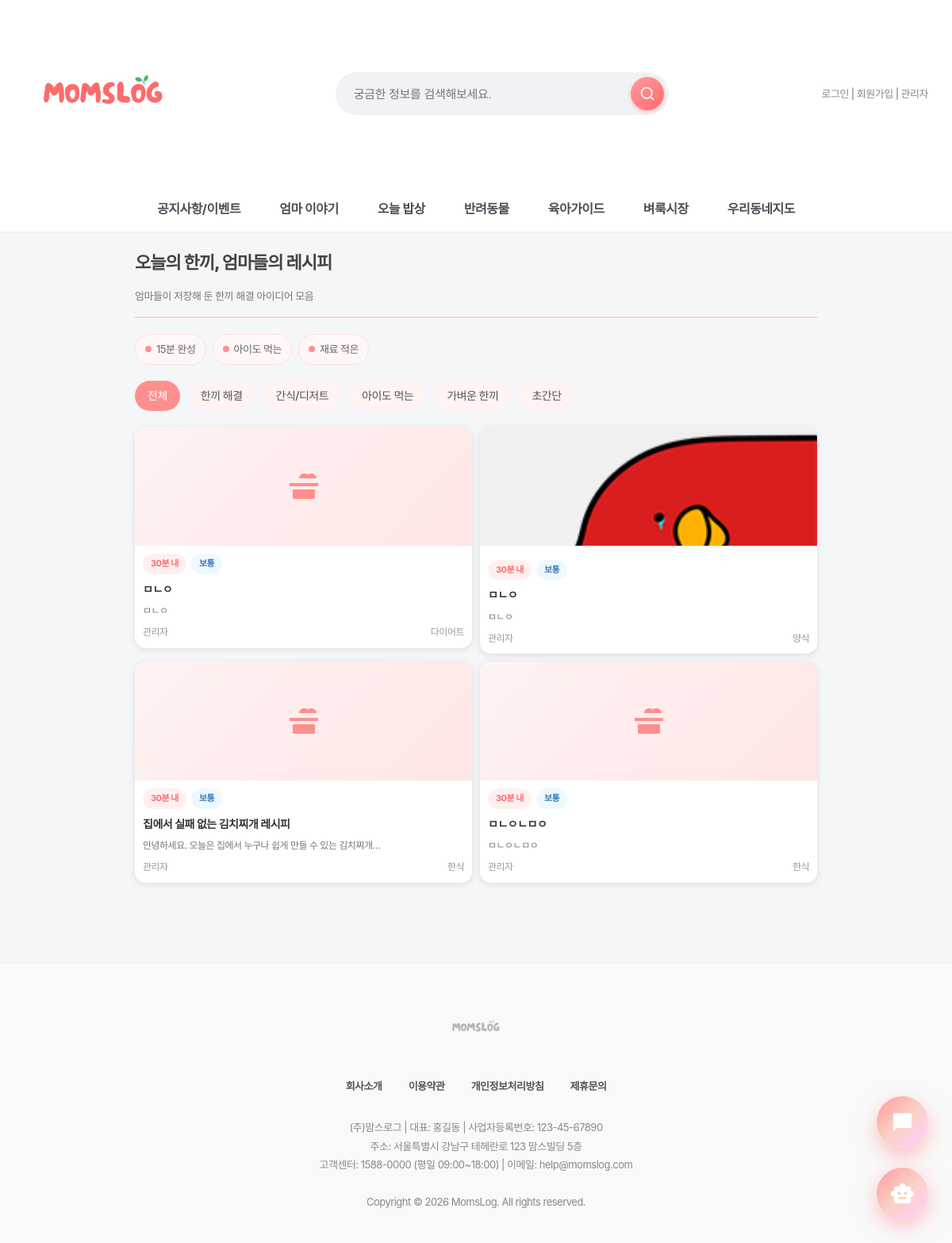
The app's page /recipes/ with its own data.
### recipes/models.py (models this page shows, shortened)
class RecipePost(models.Model):
    CATEGORY_CHOICES = [
        ('korean', '한식'),
        ('chinese', '중식'),
        ('japanese', '일식'),
        ('western', '양식'),
        ('snack', '간식/디저트'),
        ('baby', '아기 이유식'),
        ('diet', '다이어트'),
        ('simple', '간단요리'),
    ]
    author = models.ForeignKey(settings.AUTH_USER_MODEL, on_delete=models.CASCADE, verbose_name="작성자")
    category = models.CharField(max_length=20, choices=CATEGORY_CHOICES, default='korean', verbose_name="카테고리")
    title = models.CharField(max_length=200, verbose_name="제목")
    content = models.TextField(verbose_name="내용")
    created_at = models.DateTimeField(auto_now_add=True, verbose_name="작성일")
    updated_at = models.DateTimeField(auto_now=True, verbose_name="수정일")
    views = models.IntegerField(default=0, verbose_name="조회수")
    class Meta:
        verbose_name = '요리레시피'
        verbose_name_plural = '요리레시피'
        ordering = ['-created_at']
    def get_category_display_name(self):
        return dict(self.CATEGORY_CHOICES).get(self.category, self.category)

class RecipeImage(models.Model):
    post = models.ForeignKey(RecipePost, on_delete=models.CASCADE, related_name='images', verbose_name="게시글")
    image = models.ImageField(upload_to='recipes/%Y/%m/%d/', verbose_name="이미지")
    order = models.PositiveIntegerField(default=0, verbose_name="순서")
    class Meta:
        verbose_name = '레시피 이미지'
        verbose_name_plural = '레시피 이미지'
        ordering = ['order']

### accounts/models.py (models this page shows, shortened)
class User(AbstractUser):
    real_name = models.CharField("이름", max_length=30)
    nickname = models.CharField("닉네임", max_length=30, unique=True)
    jumin = models.CharField("주민번호", max_length=20)  # 000000-0000000
    phone = models.CharField("휴대폰 번호", max_length=20)
    email = models.EmailField("이메일", max_length=254)
    address = models.CharField("주소", max_length=200, blank=True, null=True)
    address_detail = models.CharField("상세주소", max_length=200, blank=True, null=True)
    point = models.PositiveIntegerField("포인트", default=0)
    grade = models.CharField("회원 등급", max_length=10, choices=GRADE_CHOICES, default="start")
    GENDER_CHOICES = [
        ('M', '남자'),
        ('F', '여자'),
    ]
    gender = models.CharField("성별", max_length=1, choices=GENDER_CHOICES, default='F')
    has_children = models.BooleanField("자녀 유무", default=False)
    CHILD_STAGE_CHOICES = [
        ("kindergarten", "유치원"),
        ("elementary", "초등학생"),
        ("middle", "중학생"),
        ("high", "고등학생"),
        ("adult", "성인"),
        ("other", "기타"),
    ]
    children_stages = models.JSONField("자녀 학령(복수)", default=list, blank=True)
    terms_agreed = models.BooleanField("약관 동의", default=False)

### recipes/views.py (the view, shortened to what this page needs)
# urls.py: path('', views.recipe_list, name='recipe_list'),
def recipe_list(request):
    category = request.GET.get('category', 'all')
    search_query = request.GET.get('search', '').strip()
    quick = request.GET.get('quick')  # '15'이면 15분 완성
    kid = request.GET.get('kid')      # '1'이면 아이도 먹는
    low = request.GET.get('low')      # '1'이면 재료 적은
    posts = RecipePost.objects.all().select_related('author').prefetch_related('images')
    if search_query:
        posts = posts.filter(title__icontains=search_query) | posts.filter(content__icontains=search_query)
    if quick == '15':
        posts = posts.filter(category__in=['simple'])
    if kid == '1':
        posts = posts.filter(category='baby')
    if low == '1':
        posts = posts.filter(category__in=['simple', 'diet'])
    posts = posts.order_by('-created_at')
    paginator = Paginator(posts, 12)
    page = request.GET.get('page', 1)
    page_obj = paginator.get_page(page)
    context = {
        'page_obj': page_obj,
        'category': category,
        'search_query': search_query,
        'total_count': posts.count(),
        'quick': quick,
        'kid': kid,
        'low': low,
    }
    return render(request, 'recipes/recipe_list.html', context)

### quests/context_processors.py (called while the page is built, shortened)
def today_quest(request):
    if not request.user.is_authenticated:
        return {
            "today_quest": None,
            "grade_progress": None,
        }

### recipes/templates/recipes/recipe_list.html (shortened to what this page needs)
{% extends 'base.html' %}
{% load humanize %}
{% load static %}
{% block content %}
<link rel="stylesheet" href="{% static 'css/flea_list.css' %}">
<div class="recipe-container">
    <div class="recipe-header">
    <h2>오늘의 한끼, 엄마들의 레시피</h2>
    <div class="recipe-subtitle">엄마들이 저장해 둔 한끼 해결 아이디어 모음</div>
</div>
    <div class="search-box">
        <div class="filter-chips">
            <a class="chip " href="?quick=15"><span class="dot"></span>15분 완성</a>
            <a class="chip " href="?kid=1"><span class="dot"></span>아이도 먹는</a>
            <a class="chip " href="?low=1"><span class="dot"></span>재료 적은</a>
        </div>
    </div>
    <div class="category-tabs">
        <a href="?category=all" class="category-tab {% if category == 'all' %}active{% endif %}">전체</a>
        <a href="?category=main" class="category-tab {% if category == 'main' %}active{% endif %}">한끼 해결</a>
        <a href="?category=snack" class="category-tab {% if category == 'snack' %}active{% endif %}">간식/디저트</a>
        <a href="?category=baby" class="category-tab {% if category == 'baby' %}active{% endif %}">아이도 먹는</a>
        <a href="?category=diet" class="category-tab {% if category == 'diet' %}active{% endif %}">가벼운 한끼</a>
        <a href="?category=simple" class="category-tab {% if category == 'simple' %}active{% endif %}">초간단</a>
    </div>
    {% if page_obj %}
    <div class="recipe-grid">
        {% for post in page_obj %}
        <a href="{% url 'recipes:recipe_detail' post.pk %}" style="text-decoration: none; color: inherit;">
            <div class="recipe-card">
                {% with first_image=post.images.first %}
                {% if first_image %}
                <img src="{{ first_image.image.url }}" alt="{{ post.title }}" class="recipe-thumbnail" onerror="this.style.display='none'; this.nextElementSibling.style.display='flex'">
                <div class="recipe-thumbnail" style="display:none;align-items:center;justify-content:center;background:linear-gradient(135deg,#fff3f3,#ffe5e5);">
                    <svg width="48" height="48" viewBox="0 0 24 24" fill="#ff8f8f" xmlns="http://www.w3.org/2000/svg"><path d="M3 10h18v2H3v-2zm2 4h14v5a1 1 0 0 1-1 1H6a1 1 0 0 1-1-1v-5zm15-7c0-1.657-1.567-3-3.5-3-.824 0-1.57.279-2.136.737A3.495 3.495 0 0 0 12 4c-1.657 0-3 1.343-3 3h11z"/></svg>
                </div>
                {% else %}
                <div class="recipe-thumbnail" style="display:flex;align-items:center;justify-content:center;background:linear-gradient(135deg,#fff3f3,#ffe5e5);">
                    <svg width="48" height="48" viewBox="0 0 24 24" fill="#ff8f8f" xmlns="http://www.w3.org/2000/svg"><path d="M3 10h18v2H3v-2zm2 4h14v5a1 1 0 0 1-1 1H6a1 1 0 0 1-1-1v-5zm15-7c0-1.657-1.567-3-3.5-3-.824 0-1.57.279-2.136.737A3.495 3.495 0 0 0 12 4c-1.657 0-3 1.343-3 3h11z"/></svg>
                </div>
                {% endif %}
                {% endwith %}
                <div class="recipe-info">
                    <div class="badge-row">
                        <span class="badge time">{% if quick == '15' or category == 'simple' %}15분{% else %}30분 내{% endif %}</span>
                        <span class="badge diff">{% if category == 'simple' %}초간단{% elif category == 'baby' %}순한맛{% else %}보통{% endif %}</span>
                    </div>
                    <div class="recipe-title">{{ post.title }}</div>
                    <div class="recipe-summary">{{ post.content|striptags|truncatechars:40 }}</div>
                    <div class="recipe-meta">
                        <span>{{ post.author.nickname|default:post.author.username }}</span>
                        <span>{{ post.get_category_display_name }}</span>
                    </div>
                </div>
            </div>
        </a>
        {% endfor %}
    </div>
    {% endif %}
    </div>
{% endblock %}

### static/css/style.css (style rules this page uses)
body { font-family: "Pretendard Variable", "Pretendard", -apple-system, BlinkMacSystemFont, system-ui, Roboto, "Helvetica Neue", "Segoe UI", "Apple SD Gothic Neo", "Noto Sans KR", "Malgun Gothic", "Apple Color Emoji", "Segoe UI Emoji", "Segoe UI Symbol", sans-serif; margin: 0; padding: 0; background-color: #f4f6f8; color: #333; line-height: 1.6; letter-spacing: -0.5px; -webkit-font-smoothing: antialiased; -moz-osx-font-smoothing: grayscale; }
h1, h2, h3, h4, h5, h6 { font-weight: 700; letter-spacing: -1px; margin-top: 0; }
a { text-decoration: none; color: inherit; transition: all 0.3s ease; }

### static/css/mobile.css (style rules this page uses)
* { box-sizing: border-box; }
img, video, iframe { max-width: 100%; height: auto; }

### static/css/darkmode.css (style rules this page uses)
body, header, .main-nav, .card, input, textarea, select, button, table { transition: background-color 0.3s ease, color 0.3s ease, border-color 0.3s ease; }

### static/css/premium-finish.css (style rules this page uses)
* { --transition-fast: 0.2s; --transition-normal: 0.3s; --transition-slow: 0.5s; --ease-spring: cubic-bezier(0.23, 1, 0.320, 1); --ease-smooth: cubic-bezier(0.25, 0.46, 0.45, 0.94); }

### static/css/chatbot.css (style rules this page uses)
:root { --primary-gradient: linear-gradient(135deg, #FF9A9E 0%, #FAD0C4 50%, #FFD1FF 100%); --glass-bg: rgba(255, 255, 255, 0.85); --glass-border: 1px solid rgba(255, 255, 255, 0.5); --shadow-xl: 0 20px 40px rgba(0, 0, 0, 0.1), 0 10px 20px rgba(0, 0, 0, 0.05); --text-dark: #2d3436; }
body { font-family: 'Pretendard', sans-serif; }

### main/templates/base.html (style rules this page uses)
* { font-family: "Pretendard", -apple-system, BlinkMacSystemFont, system-ui, Roboto, "Helvetica Neue", "Segoe UI", "Apple SD Gothic Neo", "Noto Sans KR", "Malgun Gothic", "Apple Color Emoji", "Segoe UI Emoji", "Segoe UI Symbol", sans-serif; }

### recipes/templates/recipes/recipe_list.html (style rules this page uses)
.recipe-container { max-width: 900px; margin: 0 auto; padding: 20px; }
.recipe-header { display: flex; justify-content: space-between; align-items: center; margin-bottom: 20px; padding-bottom: 15px; border-bottom: 2px solid #ffd1d1; }
.recipe-header h2 { margin: 0; font-size: 22px; font-weight: 800; color: #444; }
.recipe-subtitle { margin-top: 4px; color: #777; font-size: 13px; }
.category-tabs { display: flex; gap: 10px; margin-bottom: 20px; flex-wrap: wrap; }
.category-tab { padding: 8px 16px; background: #fff3f3; color: #555; text-decoration: none; border-radius: 999px; font-size: 14px; font-weight: 500; transition: .2s; }
.category-tab.active { background: #ff8f8f; color: white; }
.search-box { margin-bottom: 20px; }
.filter-chips { display:flex; gap:8px; flex-wrap:wrap; }
.chip { display:inline-flex; align-items:center; gap:6px; padding:8px 12px; border-radius:999px; background:#fff7f7; color:#666; text-decoration:none; font-size:13px; border:1px solid #ffe1e1; }
.chip .dot { width:8px; height:8px; border-radius:50%; background:#ff8f8f; }
.recipe-grid { display: grid; grid-template-columns: repeat(auto-fill, minmax(220px, 1fr)); gap: 16px; margin-bottom: 30px; }
.recipe-card { background: white; border-radius: 14px; overflow: hidden; box-shadow: 0 2px 8px rgba(0,0,0,0.1); transition: .3s; }
.recipe-thumbnail { width: 100%; height: 180px; object-fit: cover; background: #f0f0f0; }
.recipe-info { padding: 14px; }
.badge-row { display:flex; gap:6px; margin-bottom:8px; flex-wrap:wrap; }
.badge { display:inline-flex; align-items:center; gap:6px; padding:4px 10px; border-radius:999px; font-size:11px; font-weight:700; }
.badge.time { background:#fff0f0; color:#ff6b6b; }
.badge.diff { background:#eef8ff; color:#3a78b7; }
.recipe-title { font-size: 14px; font-weight: 600; margin-bottom: 6px; color: #333; overflow: hidden; text-overflow: ellipsis; white-space: nowrap; }
.recipe-summary { font-size:12px; color:#777; margin-bottom:8px; overflow:hidden; display:-webkit-box; -webkit-line-clamp: 1; -webkit-box-orient: vertical; }
.recipe-meta { display: flex; justify-content: space-between; font-size: 12px; color: #999; }
.recipe-header { flex-direction: column; gap: 10px; align-items: flex-start; }
.recipe-grid { grid-template-columns: repeat(2, 1fr); gap: 10px; }
.recipe-thumbnail { height: 150px; }
.recipe-info { padding: 10px; }
.recipe-title { font-size: 14px; }

### records on screen
RecipePost: title "ㅁㄴㅇ", content "ㅁㄴㅇ", author.nickname "관리자", get_category_display_name "다이어트"
RecipePost: images.first.image (picture), title "ㅁㄴㅇ", content "ㅁㄴㅇ", author.nickname "관리자", get_category_display_name "양식"
RecipePost: title "집에서 실패 없는 김치찌개 레시피", content "안녕하세요. 오늘은 집에서 누구나 쉽게 만들 수 있는 김치찌개…", author.nickname "관리자", get_category_display_name "한식"
RecipePost: title "ㅁㄴㅇㄴㅁㅇ", content "ㅁㄴㅇㄴㅁㅇ", author.nickname "관리자", get_category_display_name "한식"
